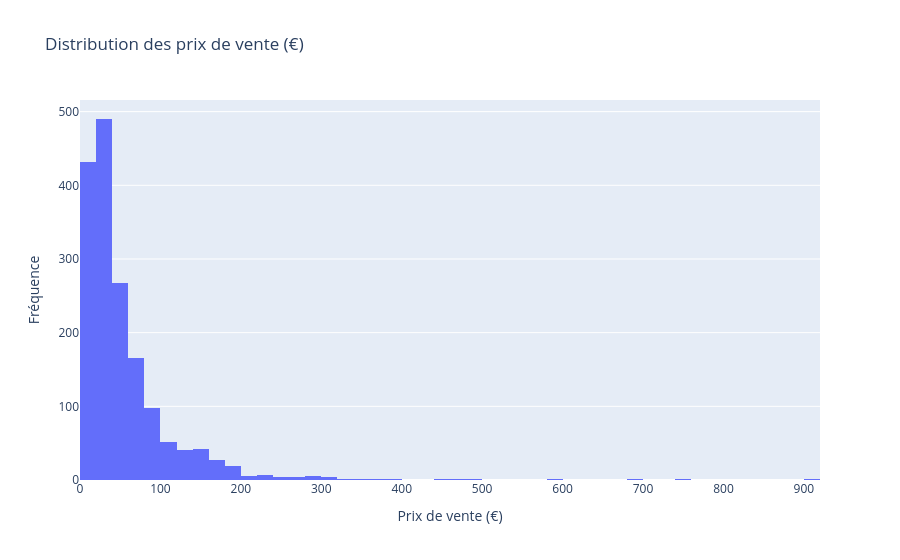
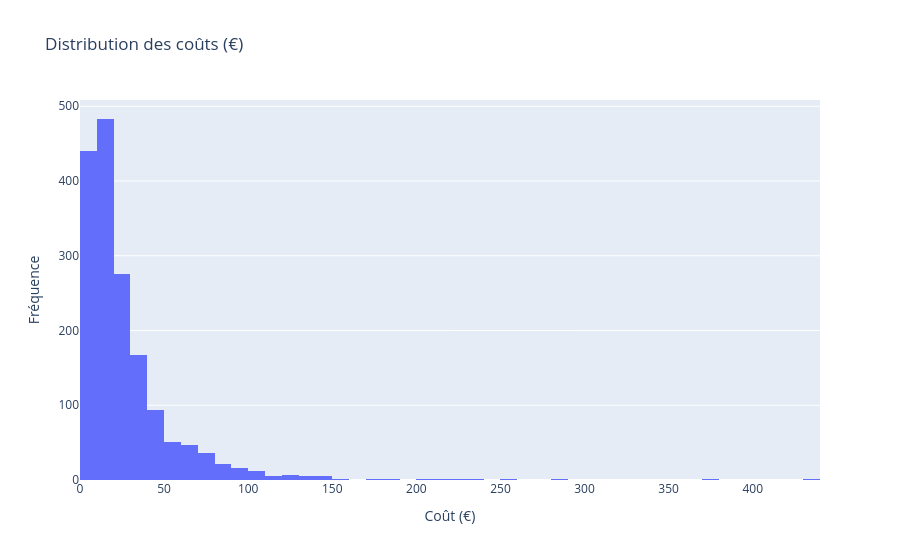

These figures' notebook cell, in order:
### Code cell
# Histogramme des prix de vente
# Objectif : analyser la distribution, détecter les valeurs extrêmes
fig = px.histogram(
    df,
    x="sale_price",
    nbins=50,
    title="Distribution des prix de vente (€)"
)

fig.update_layout(
    xaxis_title="Prix de vente (€)",
    yaxis_title="Fréquence"
)

fig.show()


# Histogramme des coûts
# Objectif : comparer la structure des coûts avec les prix
fig = px.histogram(
    df,
    x="cost",
    nbins=50,
    title="Distribution des coûts (€)"
)

fig.update_layout(
    xaxis_title="Coût (€)",
    yaxis_title="Fréquence"
)

fig.show()

### Figure 1 — Plotly figure (JSON) as saved in the notebook; plotly's stock layout.template omitted (floating-point values rounded to 4 significant figures; data arrays with more than 128 entries replaced by an {"elided": "..."} marker saying what was removed)
{"data": [{"bingroup": "x", "hovertemplate": "sale_price=%{x}<br>count=%{y}<extra></extra>", "legendgroup": "", "marker": {"color": "#636efa", "pattern": {"shape": ""}}, "name": "", "nbinsx": 50, "orientation": "v", "showlegend": false, "type": "histogram", "x": {"elided": "1679 float values"}, "xaxis": "x", "yaxis": "y"}], "layout": {"barmode": "relative", "legend": {"tracegroupgap": 0}, "title": {"text": "Distribution des prix de vente (€)"}, "xaxis": {"anchor": "y", "domain": [0, 1], "title": {"text": "Prix de vente (€)"}}, "yaxis": {"anchor": "x", "domain": [0, 1], "title": {"text": "Fréquence"}}}}

### Figure 2 — Plotly figure (JSON) as saved in the notebook; plotly's stock layout.template omitted (floating-point values rounded to 4 significant figures; data arrays with more than 128 entries replaced by an {"elided": "..."} marker saying what was removed)
{"data": [{"bingroup": "x", "hovertemplate": "cost=%{x}<br>count=%{y}<extra></extra>", "legendgroup": "", "marker": {"color": "#636efa", "pattern": {"shape": ""}}, "name": "", "nbinsx": 50, "orientation": "v", "showlegend": false, "type": "histogram", "x": {"elided": "1679 float values"}, "xaxis": "x", "yaxis": "y"}], "layout": {"barmode": "relative", "legend": {"tracegroupgap": 0}, "title": {"text": "Distribution des coûts (€)"}, "xaxis": {"anchor": "y", "domain": [0, 1], "title": {"text": "Coût (€)"}}, "yaxis": {"anchor": "x", "domain": [0, 1], "title": {"text": "Fréquence"}}}}
